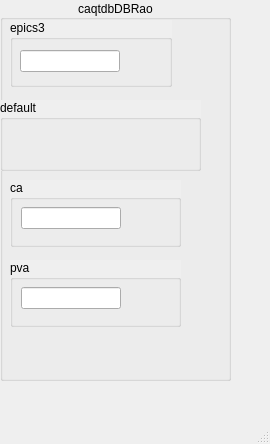
<?xml version="1.0" encoding="UTF-8"?>
<ui version="4.0">
 <class>MainWindow</class>
 <widget class="QMainWindow" name="MainWindow">
  <property name="geometry">
   <rect>
    <x>0</x>
    <y>0</y>
    <width>270</width>
    <height>444</height>
   </rect>
  </property>
  <property name="windowTitle">
   <string>MainWindow</string>
  </property>
  <widget class="QWidget" name="centralwidget">
   <widget class="QGroupBox" name="groupBox_8">
    <property name="geometry">
     <rect>
      <x>0</x>
      <y>0</y>
      <width>231</width>
      <height>381</height>
     </rect>
    </property>
    <property name="autoFillBackground">
     <bool>true</bool>
    </property>
    <property name="title">
     <string>caqtdbDBRao</string>
    </property>
    <property name="alignment">
     <set>Qt::AlignCenter</set>
    </property>
    <widget class="QGroupBox" name="groupBox_12">
     <property name="geometry">
      <rect>
       <x>10</x>
       <y>260</y>
       <width>171</width>
       <height>67</height>
      </rect>
     </property>
     <property name="autoFillBackground">
      <bool>true</bool>
     </property>
     <property name="title">
      <string>pva</string>
     </property>
     <widget class="caTextEntry" name="catextentry_23">
      <property name="geometry">
       <rect>
        <x>11</x>
        <y>27</y>
        <width>100</width>
        <height>22</height>
       </rect>
      </property>
      <property name="channel" stdset="0">
       <string notr="true">pva://caqtdmDBRao</string>
      </property>
      <property name="colorMode">
       <enum>caLineEdit::Alarm_Default</enum>
      </property>
     </widget>
    </widget>
    <widget class="QGroupBox" name="groupBox_3">
     <property name="geometry">
      <rect>
       <x>10</x>
       <y>20</y>
       <width>162</width>
       <height>67</height>
      </rect>
     </property>
     <property name="autoFillBackground">
      <bool>true</bool>
     </property>
     <property name="title">
      <string>epics3</string>
     </property>
     <widget class="caTextEntry" name="catextentry_16">
      <property name="geometry">
       <rect>
        <x>10</x>
        <y>30</y>
        <width>100</width>
        <height>22</height>
       </rect>
      </property>
      <property name="channel" stdset="0">
       <string notr="true">epics3://caqtdmDBRao</string>
      </property>
      <property name="colorMode">
       <enum>caLineEdit::Alarm_Default</enum>
      </property>
     </widget>
    </widget>
    <widget class="QGroupBox" name="groupBox_5">
     <property name="geometry">
      <rect>
       <x>0</x>
       <y>100</y>
       <width>201</width>
       <height>71</height>
      </rect>
     </property>
     <property name="autoFillBackground">
      <bool>true</bool>
     </property>
     <property name="title">
      <string>default</string>
     </property>
     <widget class="caSlider" name="caslider_2">
      <property name="geometry">
       <rect>
        <x>10</x>
        <y>30</y>
        <width>150</width>
        <height>20</height>
       </rect>
      </property>
      <property name="channel" stdset="0">
       <string notr="true">caqtdmDBRao</string>
      </property>
      <property name="direction">
       <enum>caSlider::Right</enum>
      </property>
      <property name="colorMode">
       <enum>caSlider::Alarm</enum>
      </property>
     </widget>
    </widget>
    <widget class="QGroupBox" name="groupBox_13">
     <property name="geometry">
      <rect>
       <x>10</x>
       <y>180</y>
       <width>171</width>
       <height>67</height>
      </rect>
     </property>
     <property name="autoFillBackground">
      <bool>true</bool>
     </property>
     <property name="title">
      <string>ca</string>
     </property>
     <widget class="caTextEntry" name="catextentry_24">
      <property name="geometry">
       <rect>
        <x>11</x>
        <y>27</y>
        <width>100</width>
        <height>22</height>
       </rect>
      </property>
      <property name="channel" stdset="0">
       <string notr="true">ca://caqtdmDBRao</string>
      </property>
      <property name="colorMode">
       <enum>caLineEdit::Alarm_Default</enum>
      </property>
     </widget>
    </widget>
   </widget>
  </widget>
  <widget class="QMenuBar" name="menubar">
   <property name="geometry">
    <rect>
     <x>0</x>
     <y>0</y>
     <width>270</width>
     <height>19</height>
    </rect>
   </property>
  </widget>
  <widget class="QStatusBar" name="statusbar"/>
 </widget>
 <customwidgets>
  <customwidget>
   <class>caSlider</class>
   <extends>QWidget</extends>
   <header>caSlider</header>
  </customwidget>
  <customwidget>
   <class>caTextEntry</class>
   <extends>caLineEdit</extends>
   <header>caTextEntry</header>
  </customwidget>
  <customwidget>
   <class>caLineEdit</class>
   <extends>QLineEdit</extends>
   <header>caLineEdit</header>
  </customwidget>
 </customwidgets>
 <resources/>
 <connections/>
</ui>
